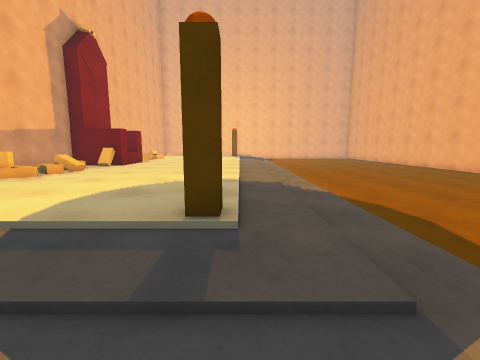
view 1 (above)

13 first-person views from a walk through a Unity game level. The camera is 1.3 m above the floor, tilts 8° down and sees 90° across. The floor is counted in squares, 1 m on a side. Each view is taken from the middle of a square. On the plan, view 1 faces up. The plan holds only what a view shows up to about 12 squares ahead; the rest is blank. The player is left out.

view 2
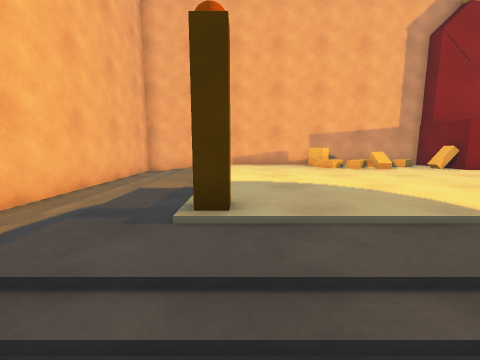

view 3
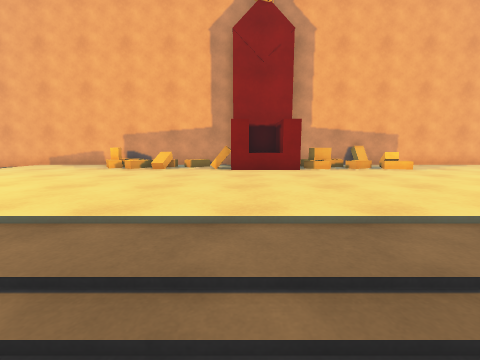

view 4
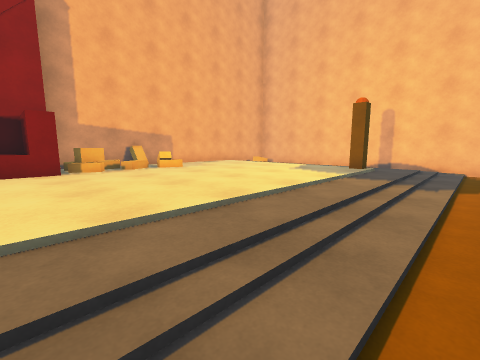

view 5
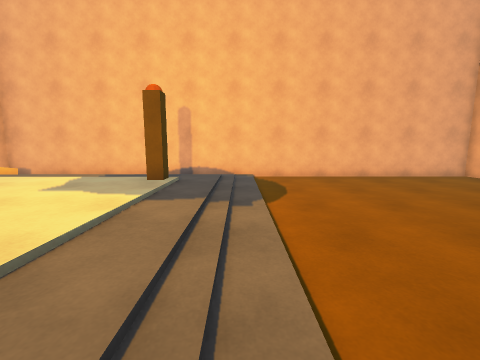

view 6
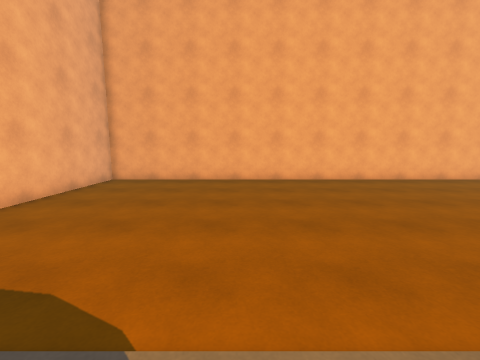

view 7
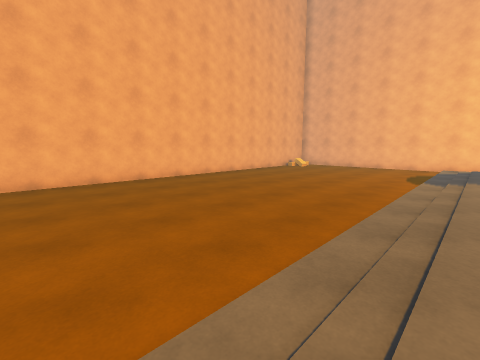

view 8
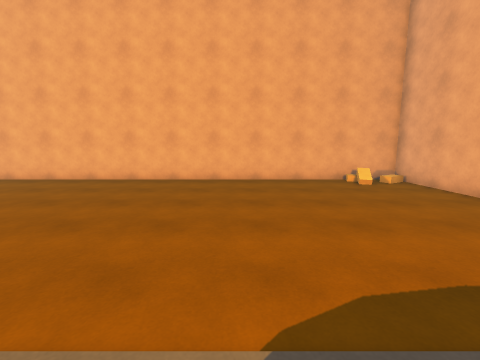

view 9
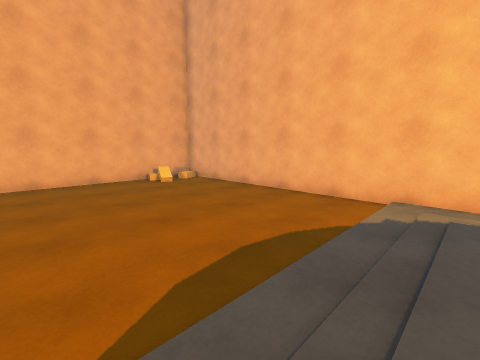

view 10
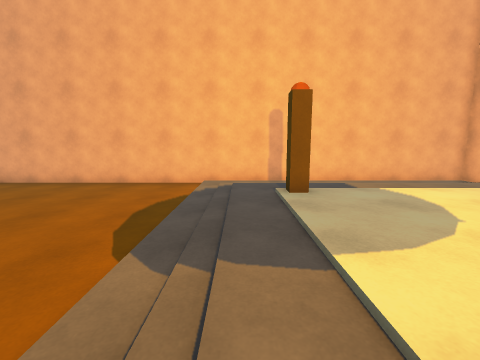

view 11
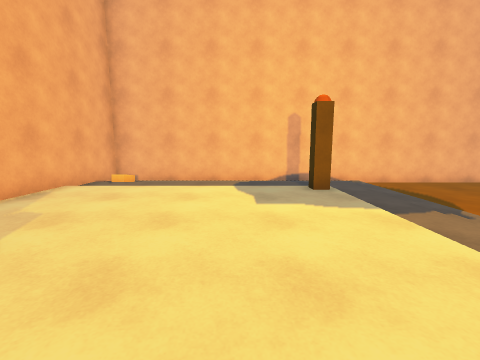

view 12
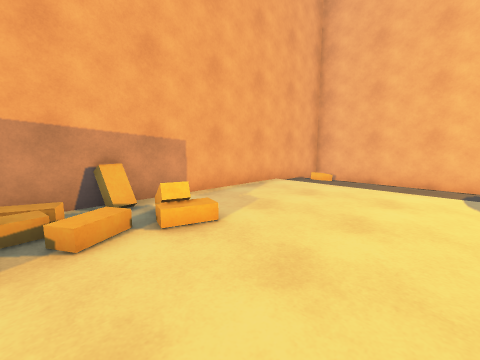

view 13
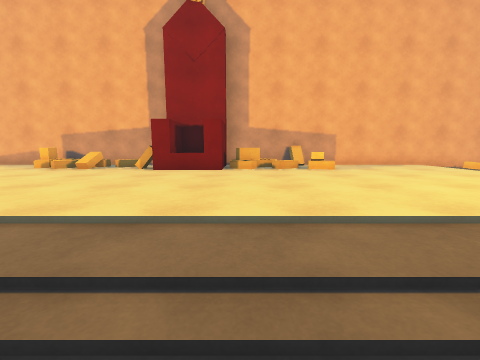

### Floor plan
Key: @ floor where view 1 was taken; # wall or solid block; . main floor; : floor 0.25 m higher than the main floor; / step, stairs or slope; ^ raised ledge; B block; R orange ball; O other object.
Columns run from 9 left of view 1 to 13 right of it. Each row starts with its distance up from view 1.
 28 #######################
 27 # ....................#
 26 #::::::::::...........#
 25 #:::::::#::...........#
 24 #:::::::O::...........#
 23 #::::::::::...........#
 22 #::::::::::...........#
 21 #::::::::::...........#
 20 #::::::::::...........#
 19 BBB::::::::...........#
 18 #:/::::::::...........#
 17 # /::::::::...........#
 16 # B::::::::...........#
 15 #^^^:::::::...........#
 14 #^^^:::::::...........#
 13 #^B^:::::::...........#
 12 #:B::::::::...........#
 11 # /::::::::...........#
 10 #/B::::::::...........#
  9 # /::::::::...........#
  8 # /::::::::...........#
  7 #B:::::::::...........#
  6 #::::::::::...........#
  5 #::::::::::...........#
  4 #:::::::RR:...........#
  3 #::::::::::...........#
  2 #::::::::::..........O#
  1 #....................B#
  0 #........@...........O#
 -1 #######################

Where each view was taken, in squares from view 1:
view 1: 0 up, 0 right, facing up
view 2: 4 up, 3 right, facing left
view 3: 13 up, 3 right, facing left
view 4: 14 up, 3 right, facing up-left
view 5: 17 up, 2 right, facing up
view 6: 22 up, 1 right, facing right
view 7: 19 up, 1 right, facing down-right
view 8: 7 up, 1 right, facing right
view 9: 7 up, 1 right, facing down-right
view 10: 10 up, 1 right, facing down
view 11: 17 up, 3 left, facing up
view 12: 17 up, 3 left, facing up-left
view 13: 16 up, 3 right, facing left
